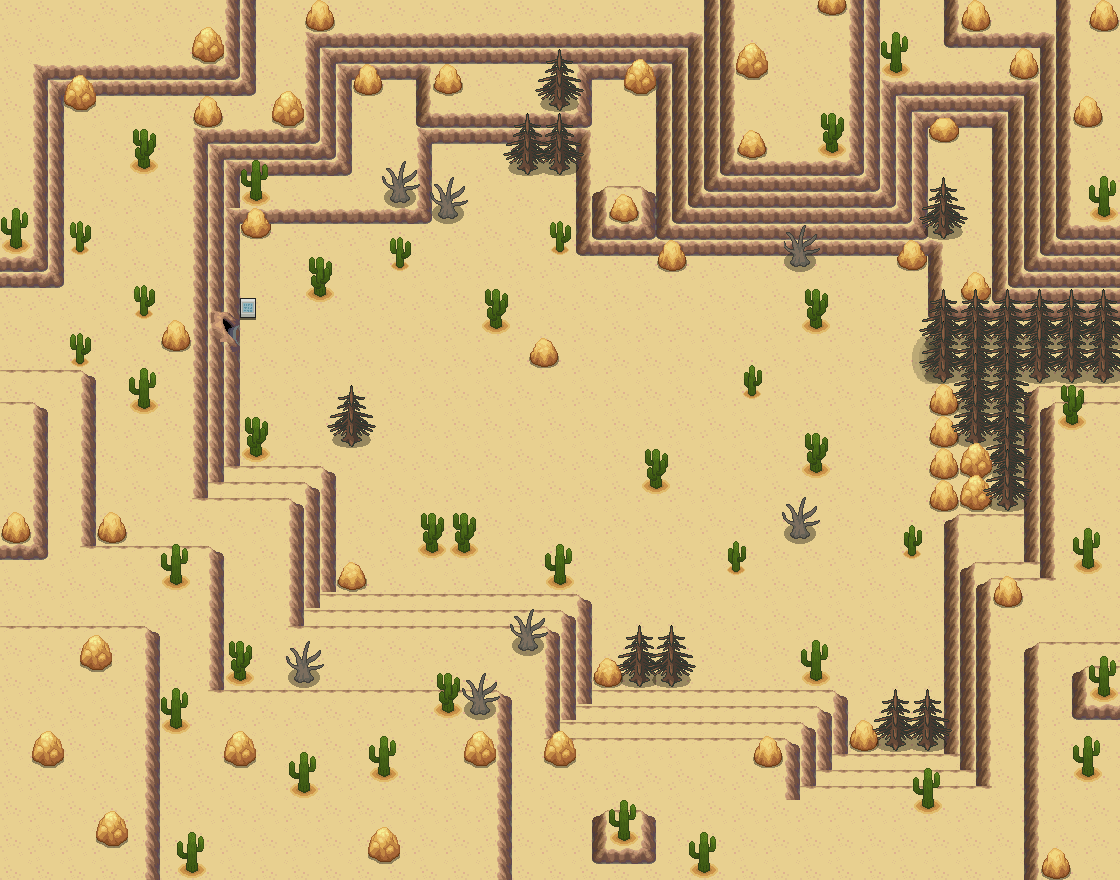

A level layout from a 2D game, rendered from its tile map. Below: a short description, then the map file with tile-grid data replaced by summaries:
An orthogonal 70x55 tile map with 16x16 px tiles, 13 tile layers (L0_floor, L1_floor, L2_edge, L3_edge, ...), 5 tilesets.

<map version="1.10" tiledversion="1.10.2" orientation="orthogonal" renderorder="right-down" width="70" height="55" tilewidth="16" tileheight="16" infinite="0" nextlayerid="14" nextobjectid="1">
 <editorsettings>
  <export target="../before/s039.json" format="json" />
 </editorsettings>
 <tileset firstgid="1" source="edge.tsx" />
 <tileset firstgid="6101" source="object.tsx" />
 <tileset firstgid="9741" source="floor.tsx" />
 <tileset firstgid="13731" source="event.tsx" />
 <tileset firstgid="13752" source="object_urban.tsx" />
 <layer id="1" name="L0_floor" width="70" height="55" locked="1">
  <data>[3850 cells, 3850 non-empty, 4 distinct tile ids]</data>
 </layer>
 <layer id="2" name="L1_floor" width="70" height="55" locked="1">
  <data>[3850 cells, 6 non-empty, 6 distinct tile ids]</data>
 </layer>
 <layer id="3" name="L2_edge" width="70" height="55">
  <data>[3850 cells, 1042 non-empty, 23 distinct tile ids]</data>
 </layer>
 <layer id="4" name="L3_edge" width="70" height="55" locked="1">
  <data>[3850 cells, 27 non-empty, 7 distinct tile ids]</data>
 </layer>
 <layer id="5" name="L4_urban" width="70" height="55" locked="1">
  <data>[3850 cells, 0 non-empty, 0 distinct tile ids]</data>
 </layer>
 <layer id="6" name="L5_urban" width="70" height="55" locked="1">
  <data>[3850 cells, 0 non-empty, 0 distinct tile ids]</data>
 </layer>
 <layer id="7" name="L6_object" width="70" height="55">
  <data>[3850 cells, 278 non-empty, 22 distinct tile ids]</data>
 </layer>
 <layer id="8" name="L7_object" width="70" height="55" locked="1">
  <data>[3850 cells, 0 non-empty, 0 distinct tile ids]</data>
 </layer>
 <layer id="9" name="L8_object_urban" width="70" height="55">
  <data>[3850 cells, 1 non-empty, 1 distinct tile ids]</data>
 </layer>
 <layer id="10" name="L9_object_urban" width="70" height="55" locked="1">
  <data>[3850 cells, 0 non-empty, 0 distinct tile ids]</data>
 </layer>
 <layer id="11" name="event" width="70" height="55" opacity="0">
  <data>[3850 cells, 1247 non-empty, 2 distinct tile ids]</data>
 </layer>
 <layer id="12" name="foreground_0" width="70" height="55">
  <data>[3850 cells, 413 non-empty, 46 distinct tile ids]</data>
 </layer>
 <layer id="13" name="foreground_1" width="70" height="55" locked="1">
  <data>[3850 cells, 115 non-empty, 22 distinct tile ids]</data>
 </layer>
</map>
